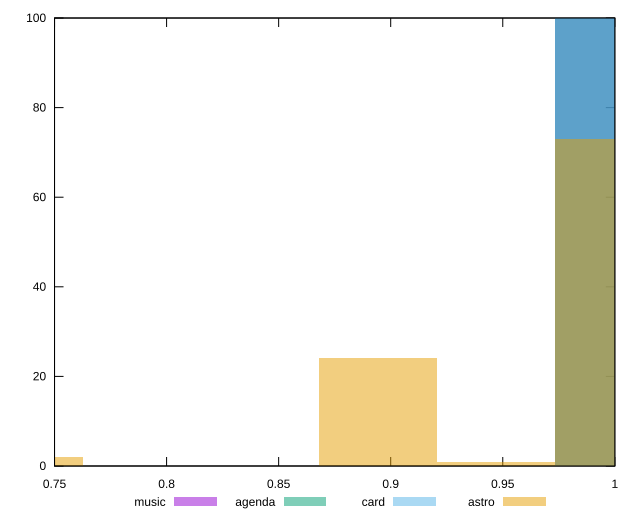

Source code (gnuplot):
reset

$music <<EOF
0.999455105439018 100
EOF

$agenda <<EOF
0.999455105439018 100
EOF

$card <<EOF
0.999455105439018 100
EOF

$astro <<EOF
0.999455105439018 73
0.946852205152754 1
0.8942493048664899 24
0.7364406040076975 2
EOF

set key outside below
set boxwidth 0.05260290028626411
set xrange [0.75:1]
set yrange [0:100]
set trange [0:100]
set style fill transparent solid 0.5 noborder
set terminal svg size 640, 520 enhanced background rgb 'white'
set output "reports/report_00028_2021-02-24T12-49-42.674Z/legacy-javascript/comparison/histogram/all_score.svg"

plot $music title "music" with boxes, \
     $agenda title "agenda" with boxes, \
     $card title "card" with boxes, \
     $astro title "astro" with boxes

reset
